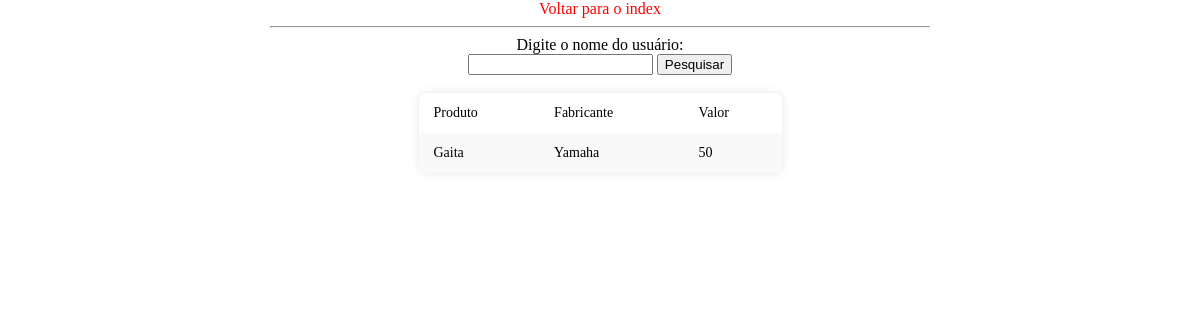
Before: /view/produto/telaconsultanome.php with the older database file.
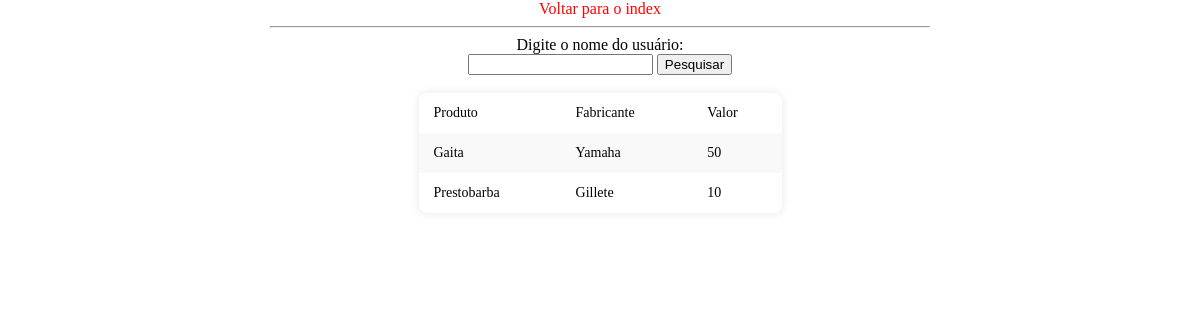
After: the same page with the newer database file.
### tables this page shows
CREATE TABLE `tbprodutos` (
  `codigo` int(11) NOT NULL,
  `produto` varchar(90) NOT NULL,
  `fabricante` varchar(50) NOT NULL,
  `valor` decimal(8,0) NOT NULL
);

### view/produto/telaconsultanome.php (the view, shortened to what this page needs)
<!DOCTYPE html>
<html lang="pt-br">
<head>
</head>
<body>
<a href="../../index.php" style="color: red; text-decoration: none">Voltar para o index</a>
    <hr>
    <form action="../../model/produto/consultanome.php" method="POST">
        <label for="">Digite o nome do usuário:</label><br>
        <input type="text" name="cxpesquisa" id="">
        <input type="submit" value="Pesquisar">
    </form>
        <br>
    <?php
        include_once "../../factory/conexao.php";
        $consulta = "select * from tbprodutos";
        $executar = mysqli_query($caminho, $consulta);
        echo "<table>";
        echo "<tr>";
        echo "<td>Produto</td>";
        echo "<td>Fabricante</td>";
        echo "<td>Valor</td>";
        echo "</tr>";
        while($aux = mysqli_fetch_assoc($executar)) {
            echo "<tr>";
            echo "<td>".$aux["produto"]."</td>";
            echo "<td>".$aux["fabricante"]."</td>";
            echo "<td>".$aux["valor"]."</td>";
            echo "</tr>";
          }
          echo "</table>";
    ?>
</body>
</html>

### view/produto/telaconsultanome.php (style rules this page uses)
body { margin: auto; width: 55%; text-align: center; }
a { text-decoration: none; color: red; }
table { margin: auto; width: 55%; border-collapse: collapse; box-shadow: 0 0 10px rgba(0, 0, 0, 0.1); border-radius: 8px; overflow: hidden; }
th, td { padding: 12px 15px; text-align: left; }
tr:nth-of-type(even) { background-color: #f9f9f9; }
td { font-size: 14px; }

Changed rows visible on the page:
added tbprodutos: produto "Prestobarba", fabricante "Gillete", valor "10"
